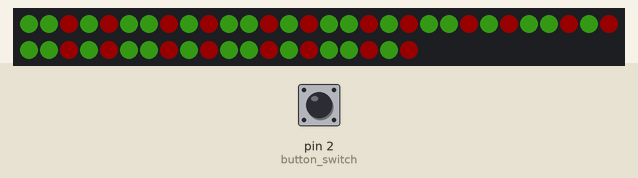
Simulated run of this sketch. Board: Arduino Uno, built with avr-gcc and run on an emulated ATmega328P. Shown: 50 RGB LEDs in strip order, left to right, continuing on the next row. The inputs (shaded band) are chosen by the test bench; at power-on: pin 2 (button_switch) LOW. Dim RGB values are drawn brighter than linear; random numbers use the default seed unless the sketch sets one.

Above: at 1.2 s.
1.3 s: pin 2 (button_switch) pulled HIGH for 0.15 s
At 4.2 s:
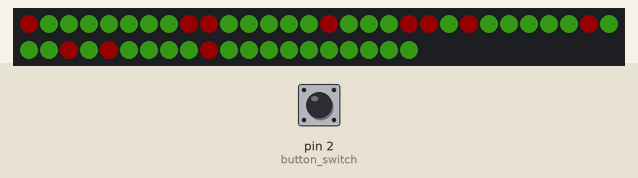
4.4 s: pin 2 (button_switch) pulled HIGH for 1 s
At 7.2 s:
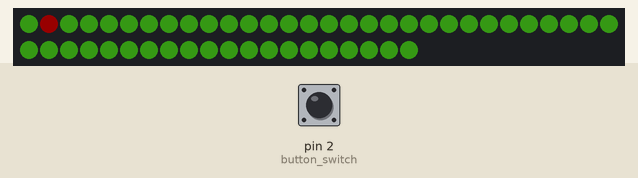
8.4 s: pin 2 (button_switch) pulled HIGH for 0.15 s
At 9.5 s:
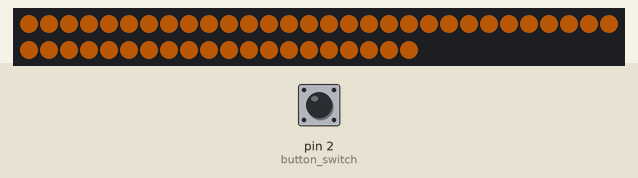
10.0 s: pin 2 (button_switch) pulled HIGH for 3.2 s
At 14.5 s:
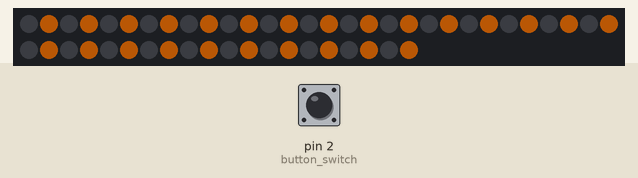
16.2 s: pin 2 (button_switch) pulled HIGH for 0.15 s
At 16.7 s:
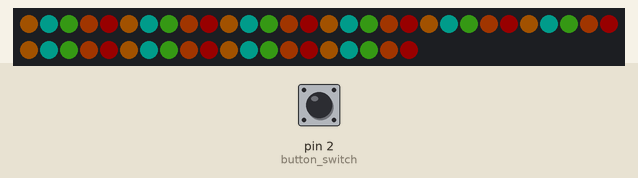
17.8 s: pin 2 (button_switch) pulsed HIGH 2 times (0.12 s each, 0.3 s apart)
At 20.4 s:
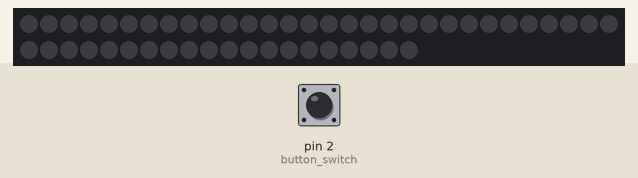
Timing chart, 0 to 21.9 s (numbered marks = the images above; inputs shaded):
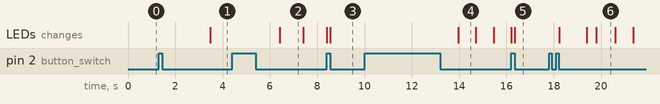

Measured:
- after the input at 1.3 s, the LEDs: change after 2.2 s (image 1)
- after the input at 10.0 s, the LEDs: change after 4.0 s (image 4)
- after the input at 17.8 s, the LEDs: first change after 0.43 s (image 6 shows a later state)
- what the display in image 4 shows lasts 0.7 s, from 14.0 s to 14.7 s

The sketch:

christmas_rgb.ino
```cpp
#include <FastLED.h>

#define DATA_PIN 6 // On Trinket or Gemma, suggest changing this to 1

#define NUM_LEDS 50 // Popular NeoPixel ring size

int     button_switch =                       2; // external interrupt pin

#define switched                            true // value if the button switch has been pressed
#define triggered                           true // controls interrupt handler
#define interrupt_trigger_type            RISING // interrupt triggered on a RISING input
#define debounce                              10 // time to wait in milli secs
#define ARRAY_SIZE(A) (sizeof(A) / sizeof((A)[0]))

#define C9_Red    0xB80400
#define C9_Orange 0x902C02
#define C9_Green  0x046002
#define C9_Blue   0x070758
#define C9_White  0x606820

#define PALLET_SIZE  5

int blinky = 6;

int milli[] = {120, 80};
int state[] = {1,1};

CRGB leds[NUM_LEDS];
CRGB tungsten_yellow = CRGB( 124,  64,   0);
CRGB tungsten_blue   = CRGB(   0,  100, 90);
CRGB tungsten_green  = CRGB(  30,  86,  11);
CRGB tungsten_orange = CRGB( 120,  40,   2);
CRGB tungsten_red    = CRGB( 90,   0,   0);
CRGB tungsten_white  = CRGB( 255, 119,  10);

CRGB pallet[] = {
  tungsten_yellow,
  tungsten_blue,
  tungsten_green,
  tungsten_orange,
  tungsten_red
  //tungsten_white
};

CRGB holly_pallet[] = {
  tungsten_green,
  tungsten_green,
  tungsten_red,
  tungsten_green,
  tungsten_red
  //tungsten_white
};


/*
#define PALLET_SIZE  5
CRGB pallet[] = {
  C9_Red,
  C9_Orange,
  C9_Green,
  C9_Blue,
  C9_White
};
*/

volatile  bool interrupt_process_status = {
  !triggered
};
bool initialisation_complete =            false;


void button_interrupt_handler() {
  if (initialisation_complete == true) {
    if (interrupt_process_status == !triggered) {
      if (digitalRead(button_switch) == HIGH) {
        interrupt_process_status = triggered;
      }
    }
  }
}

bool read_button() {
  int button_reading;
  static bool     switching_pending = false;
  static long int elapse_timer;
  if (interrupt_process_status == triggered) {
    button_reading = digitalRead(button_switch);
    if (button_reading == HIGH) {
      switching_pending = true;
      elapse_timer = millis();
    }
    if (switching_pending && button_reading == LOW) {
      if (millis() - elapse_timer >= debounce) {
        switching_pending = false;
        interrupt_process_status = !triggered;
        return switched;
      }
    }
  }
  return !switched;
}

void all_white() {
    for(int i = 0; i < NUM_LEDS; i++) {
      leds[i] = tungsten_white;
    }
    FastLED.show();
}

void white_blink() {
    EVERY_N_MILLIS(750) {
      if(state[0] == 1) {
        for(int i = 0; i < NUM_LEDS; i += 2) {
          leds[i] = CRGB(0,0,0);
        }
        for(int i = 1; i < NUM_LEDS; i += 2) {
          leds[i] = tungsten_white;
        }
        state[0] = 0;
      } else {
        for(int i = 0; i < NUM_LEDS; i += 2) {
          leds[i] = tungsten_white;
        }
        for(int i = 1; i < NUM_LEDS; i += 2) {
          leds[i] = CRGB(0,0,0);
        }
        state[0] = 1;
      }
      FastLED.show();
    }
}

void all_nostalgia() {
    for(int i = 0; i < NUM_LEDS; i++) {
      leds[i] = pallet[i % PALLET_SIZE];
    }
    FastLED.show();
}

void nostalgia_odd() {
    EVERY_N_MILLIS(10) {
      if(milli[0] <= 0) {
        if(state[0] == 1) {
          for(int i = 0; i < NUM_LEDS / 2; i += 1) {
            leds[i] = CRGB(0,0,0);
          }
          state[0] = 0;
        } else {
          for(int i = 0; i < NUM_LEDS / 2; i += 1) {
            leds[i] = pallet[i % PALLET_SIZE];
          }
          state[0] = 1;
        }
        milli[0] = random(50, 200);
      } else {
        milli[0]--;
      }

      if(milli[1] <= 0) {
        if(state[1] == 1) {
          for(int i = NUM_LEDS / 2; i < NUM_LEDS; i += 1) {
            leds[i] = CRGB(0,0,0);
          }
          state[1] = 0;
        } else {
          for(int i = NUM_LEDS / 2; i < NUM_LEDS; i += 1) {
            leds[i] = pallet[i % PALLET_SIZE];
          }
          state[1] = 1;
        }
        milli[1] = random(50, 200);
      } else {
        milli[1]--;
      }

      FastLED.show();
    }
}

void nostalgia_twinkle() {
    EVERY_N_MILLIS(100) {

      if(random(0,100) >= 90) {
        int target = random(0,NUM_LEDS);
        CRGB was = leds[target];

        for(int loops = 0; loops <= 2; loops++) {
          leds[target] = tungsten_white;
          FastLED.show();
          delay(10);
          leds[target] = was;
          FastLED.show();
          delay(100);
        }

        for(int i = 0; i < NUM_LEDS; i++) {
          leds[i] = pallet[i % PALLET_SIZE];
        }
        FastLED.show();
      }
    }
}

void all_holly() {
    for(int i = 0; i < NUM_LEDS; i++) {
      leds[i] = holly_pallet[i % PALLET_SIZE];
    }
    FastLED.show();
}

void holly_twinkle() {
    EVERY_N_MILLIS(2000) {
        for(int i = 0; i < NUM_LEDS; i++) {
          if(random(0,100) <= 25) {
            leds[i] = tungsten_red;
          } else {
            leds[i] = tungsten_green;
          }
        }
        FastLED.show();
      }
}

void holly_sage() {
    EVERY_N_MILLIS(1000) {
      for(int i = 0; i < NUM_LEDS; i++) {
        leds[i] = tungsten_green;
      }
      leds[random(0,NUM_LEDS)] = tungsten_red;
      FastLED.show();
   }
}

void nostalgia_half() {
    EVERY_N_MILLIS(10) {
      if(milli[0] <= 0) {
        if(state[0] == 1) {
          for(int i = 0; i < NUM_LEDS; i += 2) {
            leds[i] = CRGB(0,0,0);
          }
          state[0] = 0;
        } else {
          for(int i = 0; i < NUM_LEDS; i += 2) {
            leds[i] = pallet[i % PALLET_SIZE];
          }
          state[0] = 1;
        }
        milli[0] = random(50, 200);
      } else {
        milli[0]--;
      }

      if(milli[1] <= 0) {
        if(state[1] == 1) {
          for(int i = 1; i < NUM_LEDS; i += 2) {
            leds[i] = CRGB(0,0,0);
          }
          state[1] = 0;
        } else {
          for(int i = 1; i < NUM_LEDS; i += 2) {
            leds[i] = pallet[i % PALLET_SIZE];
          }
          state[1] = 1;
        }
        milli[1] = random(50, 200);
      } else {
        milli[1]--;
      }
      FastLED.show();
    }
}

typedef void (*SimplePatternList[])();
SimplePatternList gPatterns = { all_white, white_blink, all_nostalgia, nostalgia_twinkle, nostalgia_odd, nostalgia_half, all_holly, holly_twinkle, holly_sage};

void setup() {
  attachInterrupt(digitalPinToInterrupt(button_switch),
                  button_interrupt_handler,
                  interrupt_trigger_type);
  initialisation_complete = true; // open interrupt processing for business

  FastLED.addLeds<WS2811, DATA_PIN, RGB>(leds, NUM_LEDS);
  FastLED.setBrightness(70);

  gPatterns[blinky]();
  FastLED.show();   // Send the updated pixel colors to the hardware.
}


void loop() {
  if (read_button() == switched) {
    blinky = (blinky + 1) % ARRAY_SIZE( gPatterns);
  }

  gPatterns[blinky]();
}
```
